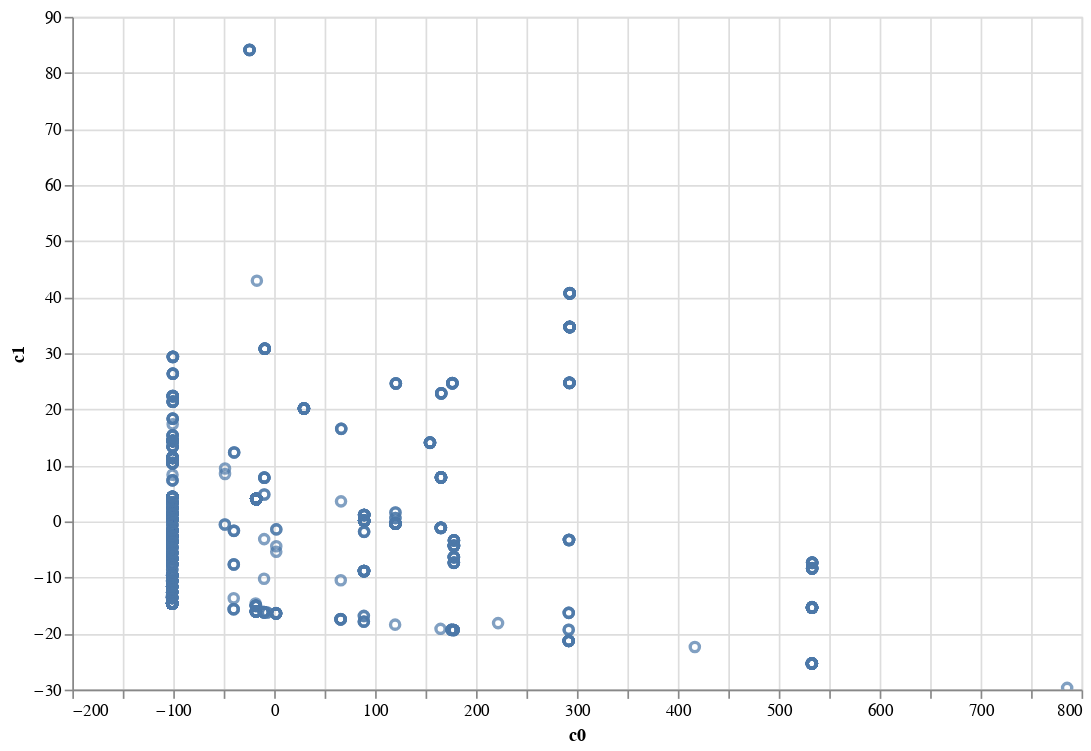

Notebook code for this chart:
### Code cell
from sklearn.decomposition import PCA

pca = PCA(n_components=2)
_X = X[['total_failed_num', 'path_difference', 'updated_num_56d', 'num_commits']]
pca.fit(_X)

import altair as alt

alt.Chart(pd.DataFrame(pca.transform(_X), columns=['c0', 'c1'])) \
    .mark_point().encode(x='c0', y='c1').properties(width=600, height=400).interactive()

### Figure 1 — Vega-Lite specification as saved in the notebook (floating-point values rounded to 4 significant figures; data arrays with more than 128 entries replaced by an {"elided": "..."} marker saying what was removed)
{"config": {"view": {"continuousWidth": 400, "continuousHeight": 300}}, "data": {"name": "data-d3e9a14dc3a3146151afa277cad3122b"}, "mark": "point", "encoding": {"x": {"type": "quantitative", "field": "c0"}, "y": {"type": "quantitative", "field": "c1"}}, "height": 400, "selection": {"selector002": {"type": "interval", "bind": "scales", "encodings": ["x", "y"]}}, "width": 600, "$schema": "https://vega.github.io/schema/vega-lite/v4.8.1.json", "datasets": {"data-d3e9a14dc3a3146151afa277cad3122b": {"elided": "1722 records"}}}
